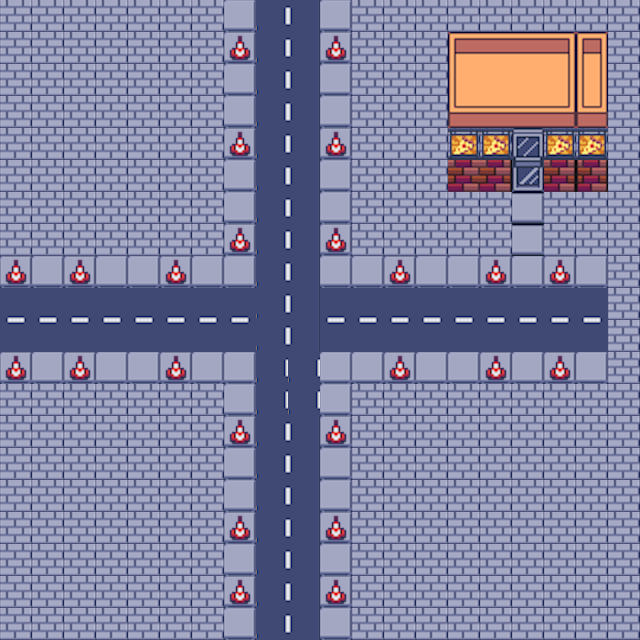

Rendered tile map (Tiled .tmx) drawn with the repository's tilesets; below, a short description and the map source with its tile grids summarised:
An orthogonal 20x20 tile map with 32x32 px tiles, 4 tile layers (groundLayer, itemLayer, houseLayer, treeLayer), 2 tilesets.

<map version="1.9" tiledversion="1.9.2" orientation="orthogonal" renderorder="right-down" width="20" height="20" tilewidth="32" tileheight="32" infinite="0" nextlayerid="5" nextobjectid="1">
 <tileset firstgid="1" name="Street32x32" tilewidth="32" tileheight="32" tilecount="256" columns="32">
  <image source="Street32x32.png" width="1024" height="256" />
 </tileset>
 <tileset firstgid="257" name="Buildings32x32" tilewidth="32" tileheight="32" tilecount="180" columns="12">
  <image source="Buildings32x32.png" width="384" height="480" />
 </tileset>
 <layer id="1" name="groundLayer" width="20" height="20">
  <data>[400 cells, 400 non-empty, 7 distinct tile ids]</data>
 </layer>
 <layer id="2" name="itemLayer" width="20" height="20">
  <data>[400 cells, 24 non-empty, 1 distinct tile ids]</data>
 </layer>
 <layer id="3" name="houseLayer" width="20" height="20">
  <data>[400 cells, 25 non-empty, 18 distinct tile ids]</data>
 </layer>
 <layer id="4" name="treeLayer" width="20" height="20">
  <data>[400 cells, 0 non-empty, 0 distinct tile ids]</data>
 </layer>
</map>
